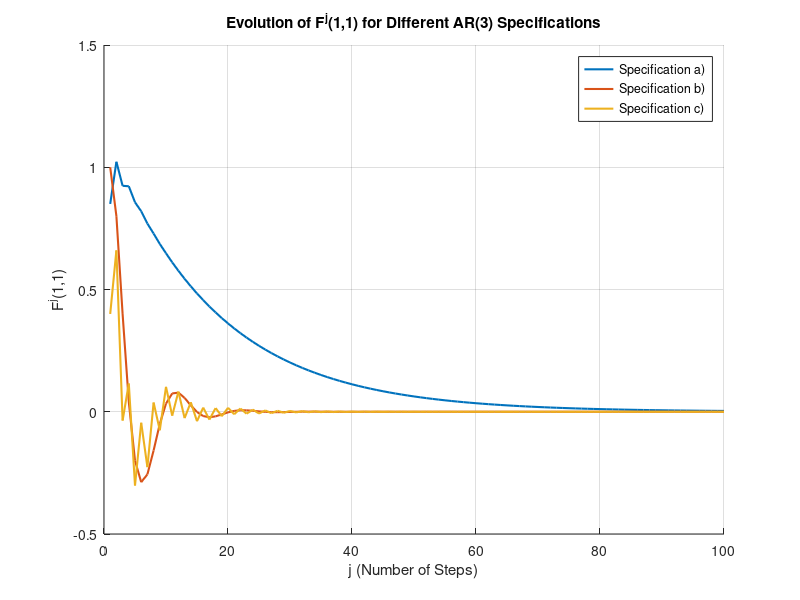

Recreate this plot in MATLAB.
%% Task 3b and c
% Lets redo the loops of task 3

%% Task 3b

% create a vector that contains all the psis and therefore weights of
% previous shocks F^j(1,1)


rng(399)
% all the psis for the three stochastic processes
specifications = [
    0.85, 0.3, -0.2;  % a)
    1.0, -0.2, -0.2;  % b)
    0.4, 0.5, -0.5;    % c)
    ]

%results vector with 100 columns with each psi for each process
results = zeros(size(specifications,1),100)

for spec_idx = 1:size(specifications,1)
    phi = specifications(spec_idx,:)

    F = [phi(1), phi(2), phi(3);
         1, 0, 0;
         0, 1, 0];


    F11_vector = zeros(1, 100);

    F_current = F
    for j = 1:100
        if j>1
            F_current = F_current * F
        end
        F11_vector(j) = F_current(1,1)
    end

    results(spec_idx, :) = F11_vector
end


figure 
hold on
for spec_idx = 1:size(specifications,1)
    plot(1:100, results(spec_idx,:), 'LineWidth',1.5)
end
title('Evolution of F^j(1,1) for Different AR(3) Specifications');
xlabel('j (Number of Steps)');
ylabel('F^j(1,1)');
legend('Specification a)', 'Specification b)', 'Specification c)', 'Location', 'Best');
grid on;
hold off;

% those 100 times refer to the 100 times steps in the future, the F(11) for
% every j then tracks the contribution of the initial state to the first
% variable after j steps. It tells you how the system changes in the long
% term

   
